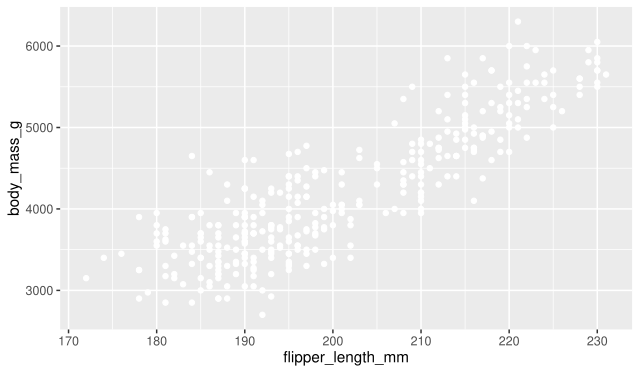

Source code (R):
library("ggplot2")
library("palmerpenguins")
#map set every points in the scatter map to color white 
ggplot(data =penguins) +
geom_point(mapping = aes( x= flipper_length_mm, y = body_mass_g), color= "white")
